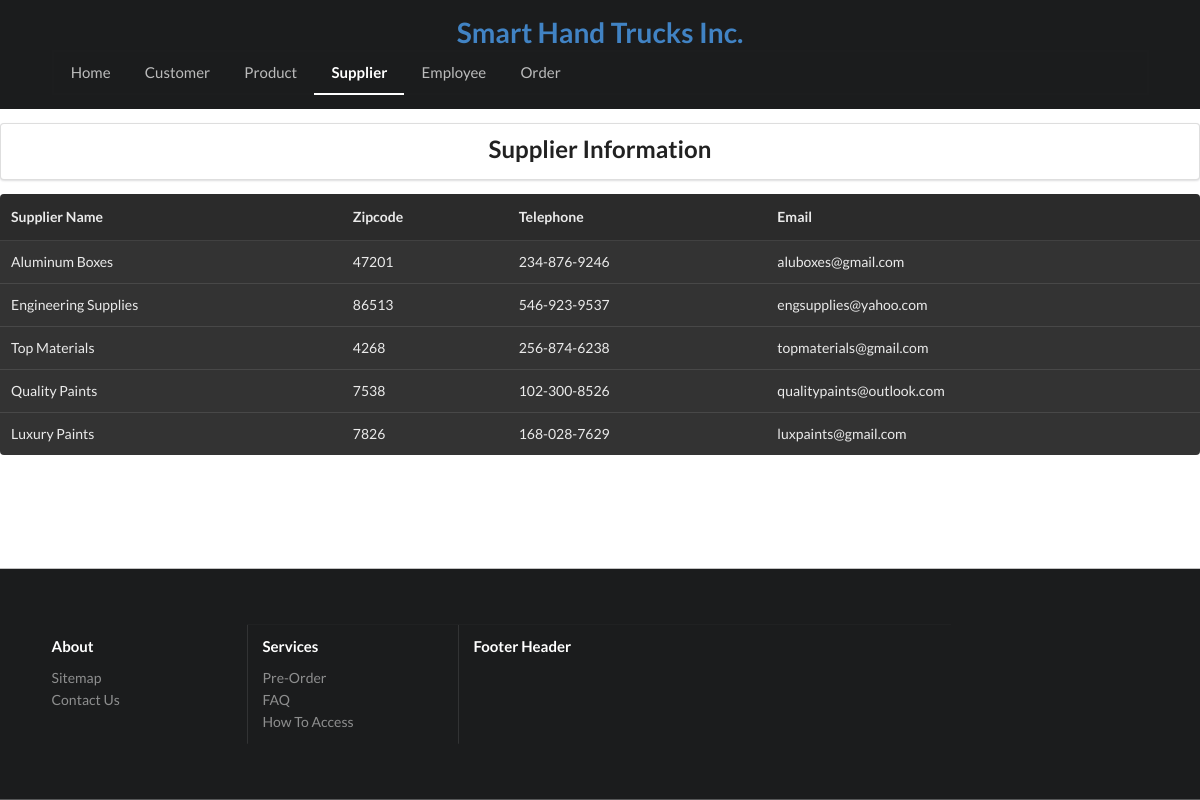
Page /supplier on the committed database.
### tables this page shows
CREATE TABLE "Supplier" ('SupplierID' varchar(3) PRIMARY KEY NOT NULL,'SupplierName' varchar(20),'ZipCode' varchar(5),'Telephone' varchar(12),'Email' varchar(20));

### app.py (the view)
@app.route('/supplier')
def suppliers():
    con = sqlite3.connect('file.db')
    cursorObj = con.cursor()
    cursorObj.execute('SELECT * FROM Supplier;')
    rows = cursorObj.fetchall()
    con.close()
    return render_template("supplier.html", results=rows)

### templates/supplier.html
{% extends "base.html" %}
{% set active_page = "supplier" %}
{% block body %}
<body>
    <div class="ui segment">
      <h2 class="ui center aligned header">
        Supplier Information </h2>
    </div>
     <table class="ui selectable inverted table">
          <thead>
            <tr>
              <th>Supplier Name</th>
              <th>Zipcode</th>
              <th>Telephone</th>
              <th>Email</th>
            </tr>
          </thead>
      <tbody>
    {% for result in results %}
            <tr>
                <td>{{ result[1] }}</td>
                <td>{{ result[2] }}</td>
                <td>{{ result[3] }}</td>
                <td>{{ result[4] }}</td>
            </tr>
    {% endfor %}
      </tbody>
    </table>
</body>
{% endblock %}

### static/style.css (style rules this page uses)
body { min-height: 100vh; }

### rows in the picture
Supplier: SupplierName "Aluminum Boxes", ZipCode "47201", Telephone "234-876-9246", Email "aluboxes@gmail.com"
Supplier: SupplierName "Engineering Supplies", ZipCode "86513", Telephone "546-923-9537", Email "engsupplies@yahoo.com"
Supplier: SupplierName "Top Materials", ZipCode "4268", Telephone "256-874-6238", Email "topmaterials@gmail.com"
Supplier: SupplierName "Quality Paints", ZipCode "7538", Telephone "102-300-8526", Email "qualitypaints@outlook.com"
Supplier: SupplierName "Luxury Paints", ZipCode "7826", Telephone "168-028-7629", Email "luxpaints@gmail.com"

### other values in the picture
{{ caption|e }} "Home" "Customer" "Product" "Supplier" "Employee" "Order"
